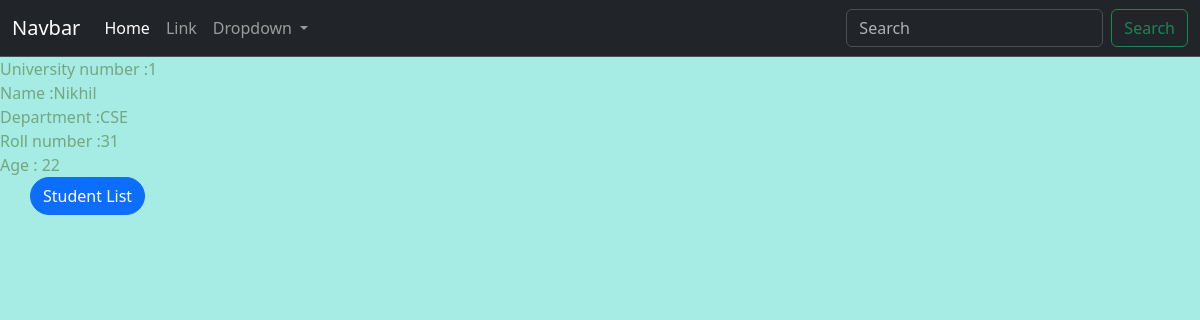
Page /1/studentdetail on the committed database.
### appname/models.py (models this page shows)
class Student(models.Model):
    name = models.CharField(max_length=100)
    rollno = models.IntegerField()
    department = models.CharField(max_length=20)
    age = models.IntegerField()

### appname/views.py (the view)
# urls.py: path('<pk>/studentdetail', Studentdetail.as_view(), name = 'studentdetail'),
class Studentdetail(DetailView):
	model =Student
	template_name = 'CBV/studentdetail.html'

### templates/CBV/studentdetail.html
{% include 'base.html' %}
{% block content %}
University number    :{{ object.id}} <br>
Name        :{{ object.name}}<br>
Department  :{{ object.department}} <br>
Roll number :{{ object.rollno}} <br>
Age         : {{object.age}}<br>
<a href="{% url 'appname:students'%}" class="btn btn-primary" style="border-radius: 20px; margin-left: 30px;">
    Student List
</a>
{% endblock %}

### templates/base.html (style rules this page uses)
body { background-color: rgb(167, 235, 229); color: rgb(114, 167, 127); }

### rows in the picture
Student: id "1", name "Nikhil", department "CSE", rollno "31", age "22"
